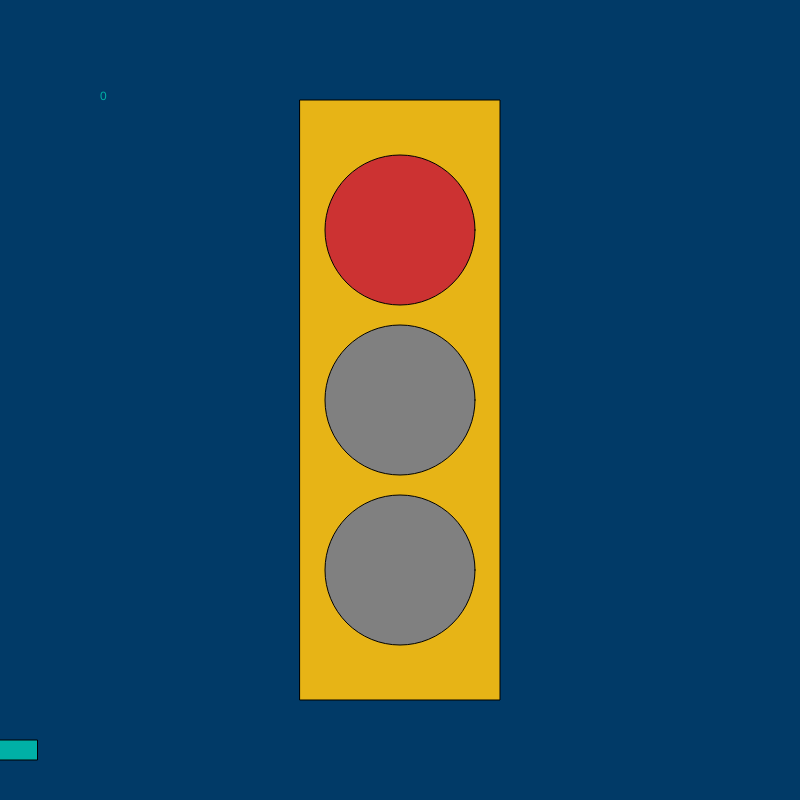
Frame 1 (no input)
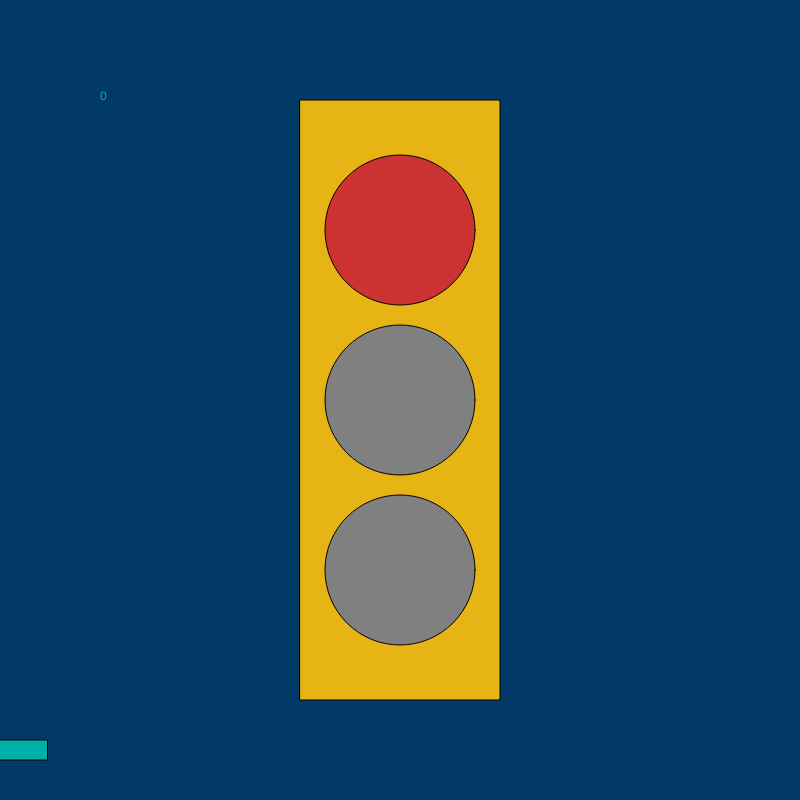
Frame 60 (no input)
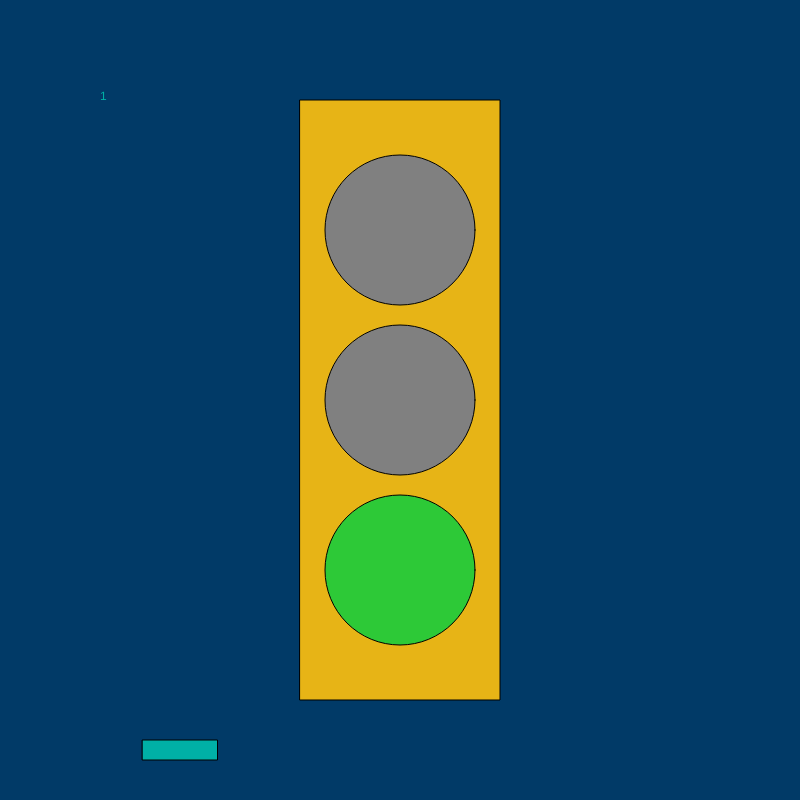
Frame 120 (the mouse pressed at the canvas centre since frame 60)

The p5.js sketch that drew these frames (run headless with seeded random() and noise() and a simulated clock; from frame 60 on, the mouse is pressed at the canvas centre):

// p5.js sketch
// ── sketch.js
let state = 0;
let timer = 0;
let x = 0 ;
let velocity = 10 ;

function setup() {
  createCanvas(800, 800);
  ellipseMode(CENTER);
  rectMode(CENTER);
}

function draw() {

  background("#013a67");
  fill("#e7b416");
  rect(width / 2, height / 2, 200, 600);

  // car code
  fill("#00b0a6");
  rect(x, 750, 75, 20);
  x = x + velocity;
  if (x > width) {
    x = 0;
  }

  switch (state) {
    //red
    case 0:
      text("0", 100, 100);
      fill("#cc3232");
      ellipse(width / 2, height / 2 - 170, 150, 150); //top
      fill("grey");
      ellipse(width / 2, height / 2, 150, 150);
      ellipse(width / 2, height / 2 + 170, 150, 150);
      velocity = 0;
      break;

      //green
    case 1:
      text("1", 100, 100);
      fill("grey");
      ellipse(width / 2, height / 2 - 170, 150, 150); //top
      ellipse(width / 2, height / 2, 150, 150);
      fill("#2dc937")
      ellipse(width / 2, height / 2 + 170, 150, 150);
      velocity = 10;
      break;

      //yellow
    case 2:
      text("2", 100, 100);
      fill("grey");
      ellipse(width / 2, height / 2 - 170, 150, 150); //top
      fill("#e7b416")
      ellipse(width / 2, height / 2, 150, 150);
      fill("grey");
      ellipse(width / 2, height / 2 + 170, 150, 150);
      velocity = 5;
      break;

  }

  timer = timer + 1;
  if (timer > 100) {
    timer = 0;
    state++;
    if (state > 2) state = 0;

  }
}

function mouseReleased() {
  state++;
  if (state > 2) state = 0;

}
